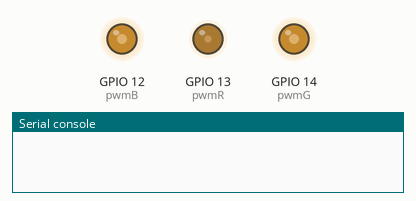
This program was run on a simulated ESP32 board running MicroPython. Parts: output pins drawn as LEDs (lit = HIGH), the last lines printed to the serial console. Random numbers come from a fixed seed.

Above: at 0.05 s.
At 4.65 s:
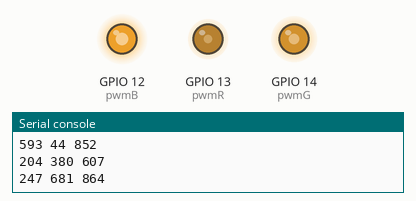
At 9.3 s:
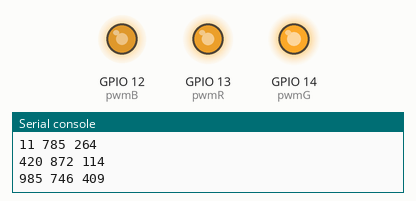
At 19.96 s:
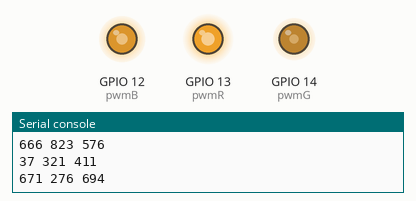
At 29.87 s:
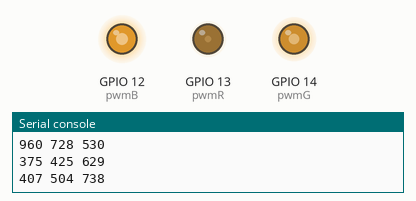
At 39.88 s:
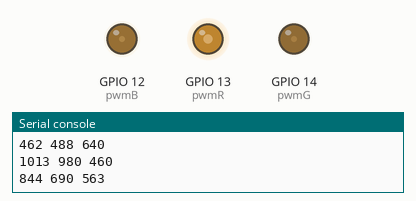
Timing chart, 0 to 40.0 s (numbered marks = the images above):
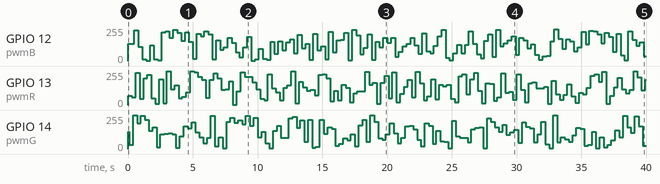

The program:

neon.py
```python
from machine import Pin,PWM
import time
import random

pwmR = PWM(Pin(13),freq=1000) #D7 紅燈
pwmG = PWM(Pin(14),freq=1000) #D5 綠燈
pwmB = PWM(Pin(12),freq=1000) #D6 藍燈

while True:
    R= random.randint(0,1023) # 產生 0~1023 的亂數
    G= random.randint(0,1023) # 產生 0~1023 的亂數
    B= random.randint(0,1023) # 產生 0~1023 的亂數

    pwmR.duty(R)
    time.sleep(0.1)
    pwmG.duty(G)
    time.sleep(0.1)
    pwmB.duty(B)
    time.sleep(0.1)
    print(R,G,B)
```

Measured:
- by itself, GPIO 13 (pwmR): 0/255 → 69/255 at 0.00 s, → 60/255 0.30 s later, → 241/255 0.30 s later, → 48/255 0.30 s later, … (133 changes in this stretch)
- by itself, GPIO 12 (pwmB): 0/255 → 128/255 at 0.00 s, → 130/255 0.20 s later, → 229/255 0.30 s later, → 107/255 0.30 s later, … (134 changes in this stretch)
